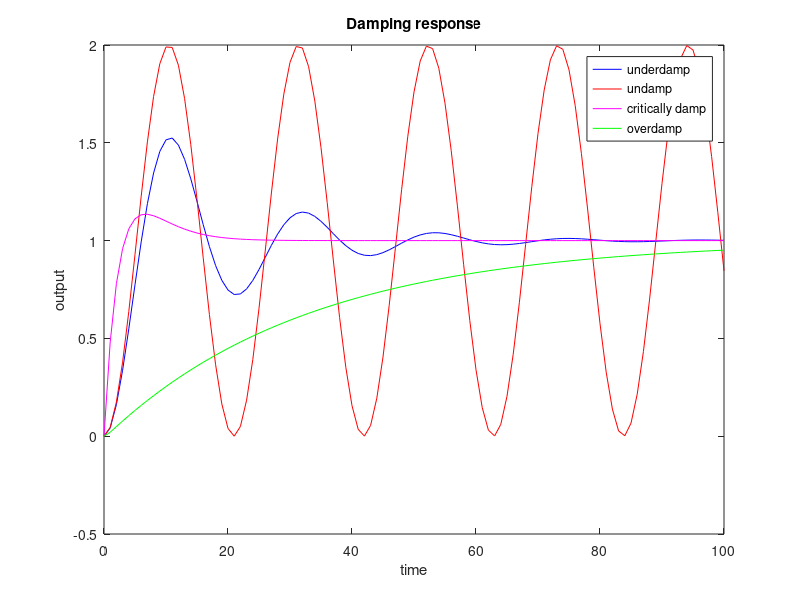

This chart was generated by the following MATLAB code:
zeta1=0.2;
zeta2=0;
zeta3=1;
zeta4=5;
phi1=acos(zeta1);
wn=0.3;
wd1=wn*sqrt(1-(zeta1*zeta1));
wd2=wn*sqrt(1-(zeta2*zeta2));
wd3=wn*sqrt(1-(zeta3*zeta3));
wd4=wn*sqrt(1-(zeta4*zeta4));
t=0:1:100;
a1=zeta1*wn;
a2=zeta2*wn;
a3=zeta3*wn;
a4=zeta4*wn;
c1=exp((-1)*a1*t);
c2=sqrt(1-(zeta1*zeta1));
c3=sin(wd1*t+phi1);
c4=sqrt((zeta4*zeta4)-1);
c5=(zeta4-c4)*wn*t;
c6=(zeta4+c4)*wn*t;
c7=(exp((-1)*c5))/(2*c4*(zeta4-c4));
c8=(exp((-1)*c6))/(2*c4*(zeta4+c4));
c11=1-(c1.*c3/c2); 
c12=1-sin(wn*t+((1*pi)/2)); 
c13=1-((exp((-1)*wn*t)).*(1-(wn*t)));
c14=1-(c7-c8);
subplot(1,1,1);
plot(t,c11,'b');
title("Damping response");
xlabel("time");
ylabel("output");
hold on;
plot(t,c12,'r');
plot(t,c13,'m');
plot(t,c14,'g');
legend('underdamp','undamp','critically damp','overdamp');
hold off
